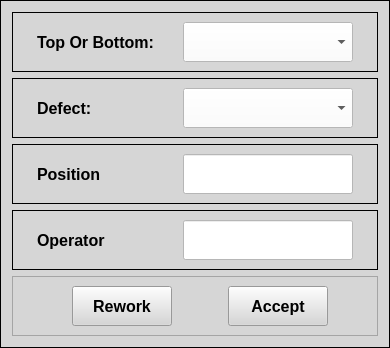
           <widget class="QFrame" name="frame_3">
            <property name="styleSheet">
             <string notr="true">background-color: rgb(214, 214, 214);</string>
            </property>
            <property name="frameShape">
             <enum>QFrame::Box</enum>
            </property>
            <property name="frameShadow">
             <enum>QFrame::Plain</enum>
            </property>
            <layout class="QVBoxLayout" name="verticalLayout_13">
             <item>
              <widget class="QFrame" name="frame_10">
               <property name="minimumSize">
                <size>
                 <width>0</width>
                 <height>40</height>
                </size>
               </property>
               <property name="frameShape">
                <enum>QFrame::Box</enum>
               </property>
               <property name="frameShadow">
                <enum>QFrame::Plain</enum>
               </property>
               <layout class="QHBoxLayout" name="horizontalLayout_29">
                <item>
                 <spacer name="horizontalSpacer_53">
                  <property name="minimumSize">
                   <size>
                    <width>0</width>
                    <height>40</height>
                   </size>
                  </property>
                  <property name="orientation">
                   <enum>Qt::Horizontal</enum>
                  </property>
                  <property name="sizeHint" stdset="0">
                   <size>
                    <width>113</width>
                    <height>37</height>
                   </size>
                  </property>
                 </spacer>
                </item>
                <item>
                 <widget class="QLabel" name="label_18">
                  <property name="minimumSize">
                   <size>
                    <width>125</width>
                    <height>40</height>
                   </size>
                  </property>
                  <property name="maximumSize">
                   <size>
                    <width>125</width>
                    <height>16777215</height>
                   </size>
                  </property>
                  <property name="font">
                   <font>
                    <pointsize>12</pointsize>
                    <weight>75</weight>
                    <bold>true</bold>
                   </font>
                  </property>
                  <property name="text">
                   <string>Top Or Bottom:</string>
                  </property>
                 </widget>
                </item>
                <item>
                 <spacer name="horizontalSpacer_54">
                  <property name="minimumSize">
                   <size>
                    <width>0</width>
                    <height>40</height>
                   </size>
                  </property>
                  <property name="orientation">
                   <enum>Qt::Horizontal</enum>
                  </property>
                  <property name="sizeHint" stdset="0">
                   <size>
                    <width>115</width>
                    <height>37</height>
                   </size>
                  </property>
                 </spacer>
                </item>
                <item>
                 <widget class="QComboBox" name="topbottom_input_5">
                  <property name="minimumSize">
                   <size>
                    <width>170</width>
                    <height>40</height>
                   </size>
                  </property>
                  <property name="maximumSize">
                   <size>
                    <width>170</width>
                    <height>40</height>
                   </size>
                  </property>
                  <property name="font">
                   <font>
                    <pointsize>12</pointsize>
                   </font>
                  </property>
                  <property name="styleSheet">
                   <string notr="true">background-color:rgb(255, 255, 255);</string>
                  </property>
                 </widget>
                </item>
                <item>
                 <spacer name="horizontalSpacer_55">
                  <property name="minimumSize">
                   <size>
                    <width>0</width>
                    <height>40</height>
                   </size>
                  </property>
                  <property name="orientation">
                   <enum>Qt::Horizontal</enum>
                  </property>
                  <property name="sizeHint" stdset="0">
                   <size>
                    <width>113</width>
                    <height>37</height>
                   </size>
                  </property>
                 </spacer>
                </item>
               </layout>
              </widget>
             </item>
             <item>
              <widget class="QFrame" name="frame_9">
               <property name="minimumSize">
                <size>
                 <width>0</width>
                 <height>40</height>
                </size>
               </property>
               <property name="frameShape">
                <enum>QFrame::Box</enum>
               </property>
               <property name="frameShadow">
                <enum>QFrame::Plain</enum>
               </property>
               <layout class="QHBoxLayout" name="horizontalLayout_27">
                <item>
                 <spacer name="horizontalSpacer_47">
                  <property name="minimumSize">
                   <size>
                    <width>0</width>
                    <height>40</height>
                   </size>
                  </property>
                  <property name="orientation">
                   <enum>Qt::Horizontal</enum>
                  </property>
                  <property name="sizeHint" stdset="0">
                   <size>
                    <width>113</width>
                    <height>37</height>
                   </size>
                  </property>
                 </spacer>
                </item>
                <item>
                 <widget class="QLabel" name="label_16">
                  <property name="minimumSize">
                   <size>
                    <width>125</width>
                    <height>40</height>
                   </size>
                  </property>
                  <property name="maximumSize">
                   <size>
                    <width>125</width>
                    <height>16777215</height>
                   </size>
                  </property>
                  <property name="font">
                   <font>
                    <pointsize>12</pointsize>
                    <weight>75</weight>
                    <bold>true</bold>
                   </font>
                  </property>
                  <property name="text">
                   <string>Defect:</string>
                  </property>
                 </widget>
                </item>
                <item>
                 <spacer name="horizontalSpacer_48">
                  <property name="minimumSize">
                   <size>
                    <width>0</width>
                    <height>40</height>
                   </size>
                  </property>
                  <property name="orientation">
                   <enum>Qt::Horizontal</enum>
                  </property>
                  <property name="sizeHint" stdset="0">
                   <size>
                    <width>115</width>
                    <height>37</height>
                   </size>
                  </property>
                 </spacer>
                </item>
                <item>
                 <widget class="QComboBox" name="defect_input_4">
                  <property name="minimumSize">
                   <size>
                    <width>170</width>
                    <height>40</height>
                   </size>
                  </property>
                  <property name="maximumSize">
                   <size>
                    <width>170</width>
                    <height>40</height>
                   </size>
                  </property>
                  <property name="font">
                   <font>
                    <pointsize>12</pointsize>
                   </font>
                  </property>
                  <property name="styleSheet">
                   <string notr="true">background-color:rgb(255, 255, 255);</string>
                  </property>
                 </widget>
                </item>
                <item>
                 <spacer name="horizontalSpacer_49">
                  <property name="minimumSize">
                   <size>
                    <width>0</width>
                    <height>40</height>
                   </size>
                  </property>
                  <property name="orientation">
                   <enum>Qt::Horizontal</enum>
                  </property>
                  <property name="sizeHint" stdset="0">
                   <size>
                    <width>113</width>
                    <height>37</height>
                   </size>
                  </property>
                 </spacer>
                </item>
               </layout>
              </widget>
             </item>
             <item>
              <widget class="QFrame" name="frame_8">
               <property name="minimumSize">
                <size>
                 <width>0</width>
                 <height>40</height>
                </size>
               </property>
               <property name="frameShape">
                <enum>QFrame::Box</enum>
               </property>
               <property name="frameShadow">
                <enum>QFrame::Plain</enum>
               </property>
               <layout class="QHBoxLayout" name="horizontalLayout_26">
                <item>
                 <spacer name="horizontalSpacer_28">
                  <property name="minimumSize">
                   <size>
                    <width>0</width>
                    <height>40</height>
                   </size>
                  </property>
                  <property name="orientation">
                   <enum>Qt::Horizontal</enum>
                  </property>
                  <property name="sizeHint" stdset="0">
                   <size>
                    <width>113</width>
                    <height>37</height>
                   </size>
                  </property>
                 </spacer>
                </item>
                <item>
                 <widget class="QLabel" name="label_14">
                  <property name="minimumSize">
                   <size>
                    <width>125</width>
                    <height>40</height>
                   </size>
                  </property>
                  <property name="maximumSize">
                   <size>
                    <width>125</width>
                    <height>16777215</height>
                   </size>
                  </property>
                  <property name="font">
                   <font>
                    <pointsize>12</pointsize>
                    <weight>75</weight>
                    <bold>true</bold>
                   </font>
                  </property>
                  <property name="text">
                   <string>Position</string>
                  </property>
                 </widget>
                </item>
                <item>
                 <spacer name="horizontalSpacer_45">
                  <property name="minimumSize">
                   <size>
                    <width>0</width>
                    <height>40</height>
                   </size>
                  </property>
                  <property name="orientation">
                   <enum>Qt::Horizontal</enum>
                  </property>
                  <property name="sizeHint" stdset="0">
                   <size>
                    <width>115</width>
                    <height>37</height>
                   </size>
                  </property>
                 </spacer>
                </item>
                <item>
                 <widget class="QLineEdit" name="position_input_2">
                  <property name="minimumSize">
                   <size>
                    <width>170</width>
                    <height>35</height>
                   </size>
                  </property>
                  <property name="maximumSize">
                   <size>
                    <width>170</width>
                    <height>40</height>
                   </size>
                  </property>
                  <property name="font">
                   <font>
                    <pointsize>12</pointsize>
                   </font>
                  </property>
                  <property name="styleSheet">
                   <string notr="true">background-color:rgb(255, 255, 255);</string>
                  </property>
                 </widget>
                </item>
                <item>
                 <spacer name="horizontalSpacer_46">
                  <property name="minimumSize">
                   <size>
                    <width>0</width>
                    <height>40</height>
                   </size>
                  </property>
                  <property name="orientation">
                   <enum>Qt::Horizontal</enum>
                  </property>
                  <property name="sizeHint" stdset="0">
                   <size>
                    <width>113</width>
                    <height>37</height>
                   </size>
                  </property>
                 </spacer>
                </item>
               </layout>
              </widget>
             </item>
             <item>
              <widget class="QFrame" name="frame_13">
               <property name="minimumSize">
                <size>
                 <width>0</width>
                 <height>40</height>
                </size>
               </property>
               <property name="frameShape">
                <enum>QFrame::Box</enum>
               </property>
               <property name="frameShadow">
                <enum>QFrame::Plain</enum>
               </property>
               <layout class="QHBoxLayout" name="horizontalLayout_30">
                <item>
                 <spacer name="horizontalSpacer_29">
                  <property name="minimumSize">
                   <size>
                    <width>0</width>
                    <height>40</height>
                   </size>
                  </property>
                  <property name="orientation">
                   <enum>Qt::Horizontal</enum>
                  </property>
                  <property name="sizeHint" stdset="0">
                   <size>
                    <width>113</width>
                    <height>37</height>
                   </size>
                  </property>
                 </spacer>
                </item>
                <item>
                 <widget class="QLabel" name="label_17">
                  <property name="minimumSize">
                   <size>
                    <width>125</width>
                    <height>40</height>
                   </size>
                  </property>
                  <property name="maximumSize">
                   <size>
                    <width>125</width>
                    <height>16777215</height>
                   </size>
                  </property>
                  <property name="font">
                   <font>
                    <pointsize>12</pointsize>
                    <weight>75</weight>
                    <bold>true</bold>
                   </font>
                  </property>
                  <property name="text">
                   <string>Operator</string>
                  </property>
                 </widget>
                </item>
                <item>
                 <spacer name="horizontalSpacer_56">
                  <property name="minimumSize">
                   <size>
                    <width>0</width>
                    <height>40</height>
                   </size>
                  </property>
                  <property name="orientation">
                   <enum>Qt::Horizontal</enum>
                  </property>
                  <property name="sizeHint" stdset="0">
                   <size>
                    <width>115</width>
                    <height>37</height>
                   </size>
                  </property>
                 </spacer>
                </item>
                <item>
                 <widget class="QLineEdit" name="operator_2">
                  <property name="minimumSize">
                   <size>
                    <width>170</width>
                    <height>35</height>
                   </size>
                  </property>
                  <property name="maximumSize">
                   <size>
                    <width>170</width>
                    <height>40</height>
                   </size>
                  </property>
                  <property name="font">
                   <font>
                    <pointsize>12</pointsize>
                   </font>
                  </property>
                  <property name="styleSheet">
                   <string notr="true">background-color:rgb(255, 255, 255);</string>
                  </property>
                 </widget>
                </item>
                <item>
                 <spacer name="horizontalSpacer_57">
                  <property name="minimumSize">
                   <size>
                    <width>0</width>
                    <height>40</height>
                   </size>
                  </property>
                  <property name="orientation">
                   <enum>Qt::Horizontal</enum>
                  </property>
                  <property name="sizeHint" stdset="0">
                   <size>
                    <width>113</width>
                    <height>37</height>
                   </size>
                  </property>
                 </spacer>
                </item>
               </layout>
              </widget>
             </item>
             <item>
              <widget class="QFrame" name="frame_11">
               <property name="minimumSize">
                <size>
                 <width>0</width>
                 <height>40</height>
                </size>
               </property>
               <property name="frameShape">
                <enum>QFrame::StyledPanel</enum>
               </property>
               <property name="frameShadow">
                <enum>QFrame::Raised</enum>
               </property>
               <layout class="QHBoxLayout" name="horizontalLayout_28">
                <item>
                 <spacer name="horizontalSpacer_50">
                  <property name="orientation">
                   <enum>Qt::Horizontal</enum>
                  </property>
                  <property name="sizeHint" stdset="0">
                   <size>
                    <width>50</width>
                    <height>20</height>
                   </size>
                  </property>
                 </spacer>
                </item>
                <item>
                 <widget class="QPushButton" name="rework_btn_4">
                  <property name="minimumSize">
                   <size>
                    <width>100</width>
                    <height>40</height>
                   </size>
                  </property>
                  <property name="maximumSize">
                   <size>
                    <width>100</width>
                    <height>41</height>
                   </size>
                  </property>
                  <property name="font">
                   <font>
                    <pointsize>12</pointsize>
                    <weight>75</weight>
                    <bold>true</bold>
                   </font>
                  </property>
                  <property name="text">
                   <string>Rework</string>
                  </property>
                 </widget>
                </item>
                <item>
                 <spacer name="horizontalSpacer_51">
                  <property name="orientation">
                   <enum>Qt::Horizontal</enum>
                  </property>
                  <property name="sizeHint" stdset="0">
                   <size>
                    <width>50</width>
                    <height>20</height>
                   </size>
                  </property>
                 </spacer>
                </item>
                <item>
                 <widget class="QPushButton" name="accept_btn_4">
                  <property name="minimumSize">
                   <size>
                    <width>100</width>
                    <height>40</height>
                   </size>
                  </property>
                  <property name="maximumSize">
                   <size>
                    <width>100</width>
                    <height>41</height>
                   </size>
                  </property>
                  <property name="font">
                   <font>
                    <pointsize>12</pointsize>
                    <weight>75</weight>
                    <bold>true</bold>
                   </font>
                  </property>
                  <property name="text">
                   <string>Accept</string>
                  </property>
                 </widget>
                </item>
                <item>
                 <spacer name="horizontalSpacer_52">
                  <property name="orientation">
                   <enum>Qt::Horizontal</enum>
                  </property>
                  <property name="sizeHint" stdset="0">
                   <size>
                    <width>40</width>
                    <height>20</height>
                   </size>
                  </property>
                 </spacer>
                </item>
               </layout>
              </widget>
             </item>
            </layout>
           </widget>
